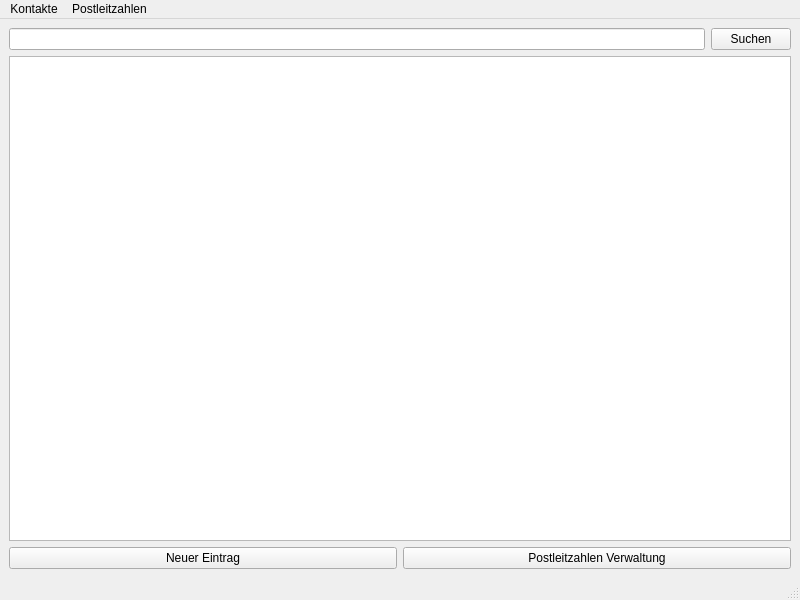
<?xml version="1.0" encoding="UTF-8"?>
<ui version="4.0">
 <class>MemberWindow</class>
 <widget class="QMainWindow" name="MemberWindow">
  <property name="geometry">
   <rect>
    <x>0</x>
    <y>0</y>
    <width>800</width>
    <height>600</height>
   </rect>
  </property>
  <property name="windowTitle">
   <string>MemberWindow</string>
  </property>
  <widget class="QWidget" name="centralwidget">
   <layout class="QVBoxLayout" name="verticalLayout">
    <item>
     <layout class="QHBoxLayout" name="horizontalLayout">
      <item>
       <widget class="QLineEdit" name="searchTextEdit"/>
      </item>
      <item>
       <widget class="QPushButton" name="searchButton">
        <property name="text">
         <string>Suchen</string>
        </property>
       </widget>
      </item>
     </layout>
    </item>
    <item>
     <widget class="QTableView" name="dbView"/>
    </item>
    <item>
     <layout class="QHBoxLayout" name="horizontalLayout_2">
      <item>
       <widget class="QPushButton" name="newButton">
        <property name="text">
         <string>Neuer Eintrag</string>
        </property>
       </widget>
      </item>
      <item>
       <widget class="QPushButton" name="plzButton">
        <property name="text">
         <string>Postleitzahlen Verwaltung</string>
        </property>
       </widget>
      </item>
     </layout>
    </item>
   </layout>
  </widget>
  <widget class="QMenuBar" name="menubar">
   <property name="geometry">
    <rect>
     <x>0</x>
     <y>0</y>
     <width>800</width>
     <height>22</height>
    </rect>
   </property>
   <widget class="QMenu" name="menuKontakte">
    <property name="title">
     <string>Kontakte</string>
    </property>
    <addaction name="actionNeuer_Kontakt"/>
    <addaction name="actionVerlassen"/>
   </widget>
   <widget class="QMenu" name="menuPostleitzahlen">
    <property name="title">
     <string>Postleitzahlen</string>
    </property>
    <addaction name="actionVerwaltung_Postleitzahlen"/>
   </widget>
   <addaction name="menuKontakte"/>
   <addaction name="menuPostleitzahlen"/>
  </widget>
  <widget class="QStatusBar" name="statusbar"/>
  <action name="actionNeuer_Kontakt">
   <property name="text">
    <string>Neuer Kontakt</string>
   </property>
  </action>
  <action name="actionVerlassen">
   <property name="text">
    <string>Verlassen</string>
   </property>
  </action>
  <action name="actionVerwaltung_Postleitzahlen">
   <property name="text">
    <string>Verwaltung Postleitzahlen</string>
   </property>
  </action>
 </widget>
 <resources/>
 <connections/>
</ui>
